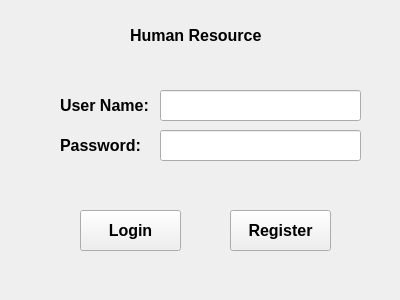
<?xml version="1.0" encoding="UTF-8"?>
<ui version="4.0">
 <class>Login</class>
 <widget class="QWidget" name="Login">
  <property name="geometry">
   <rect>
    <x>0</x>
    <y>0</y>
    <width>400</width>
    <height>300</height>
   </rect>
  </property>
  <property name="minimumSize">
   <size>
    <width>400</width>
    <height>300</height>
   </size>
  </property>
  <property name="maximumSize">
   <size>
    <width>400</width>
    <height>300</height>
   </size>
  </property>
  <property name="windowTitle">
   <string>Form</string>
  </property>
  <widget class="QLabel" name="label">
   <property name="geometry">
    <rect>
     <x>130</x>
     <y>20</y>
     <width>141</width>
     <height>31</height>
    </rect>
   </property>
   <property name="font">
    <font>
     <family>Arial</family>
     <pointsize>12</pointsize>
     <weight>75</weight>
     <bold>true</bold>
    </font>
   </property>
   <property name="text">
    <string>Human Resource</string>
   </property>
  </widget>
  <widget class="QLabel" name="label_2">
   <property name="geometry">
    <rect>
     <x>60</x>
     <y>90</y>
     <width>101</width>
     <height>31</height>
    </rect>
   </property>
   <property name="font">
    <font>
     <family>Arial</family>
     <pointsize>12</pointsize>
     <weight>75</weight>
     <bold>true</bold>
    </font>
   </property>
   <property name="text">
    <string>User Name:</string>
   </property>
  </widget>
  <widget class="QLabel" name="label_3">
   <property name="geometry">
    <rect>
     <x>60</x>
     <y>130</y>
     <width>101</width>
     <height>31</height>
    </rect>
   </property>
   <property name="font">
    <font>
     <family>Arial</family>
     <pointsize>12</pointsize>
     <weight>75</weight>
     <bold>true</bold>
    </font>
   </property>
   <property name="text">
    <string>Password:</string>
   </property>
  </widget>
  <widget class="QPushButton" name="pushbotton_Login">
   <property name="geometry">
    <rect>
     <x>80</x>
     <y>210</y>
     <width>101</width>
     <height>41</height>
    </rect>
   </property>
   <property name="font">
    <font>
     <family>Arial</family>
     <pointsize>12</pointsize>
     <weight>75</weight>
     <bold>true</bold>
    </font>
   </property>
   <property name="text">
    <string>Login</string>
   </property>
  </widget>
  <widget class="QPushButton" name="pushbotton_Register">
   <property name="geometry">
    <rect>
     <x>230</x>
     <y>210</y>
     <width>101</width>
     <height>41</height>
    </rect>
   </property>
   <property name="font">
    <font>
     <family>Arial</family>
     <pointsize>12</pointsize>
     <weight>75</weight>
     <bold>true</bold>
    </font>
   </property>
   <property name="text">
    <string>Register</string>
   </property>
  </widget>
  <widget class="QLineEdit" name="lineEdit_UserName">
   <property name="geometry">
    <rect>
     <x>160</x>
     <y>90</y>
     <width>201</width>
     <height>31</height>
    </rect>
   </property>
  </widget>
  <widget class="QLineEdit" name="lineEdit_Password">
   <property name="geometry">
    <rect>
     <x>160</x>
     <y>130</y>
     <width>201</width>
     <height>31</height>
    </rect>
   </property>
  </widget>
 </widget>
 <resources/>
 <connections/>
</ui>
